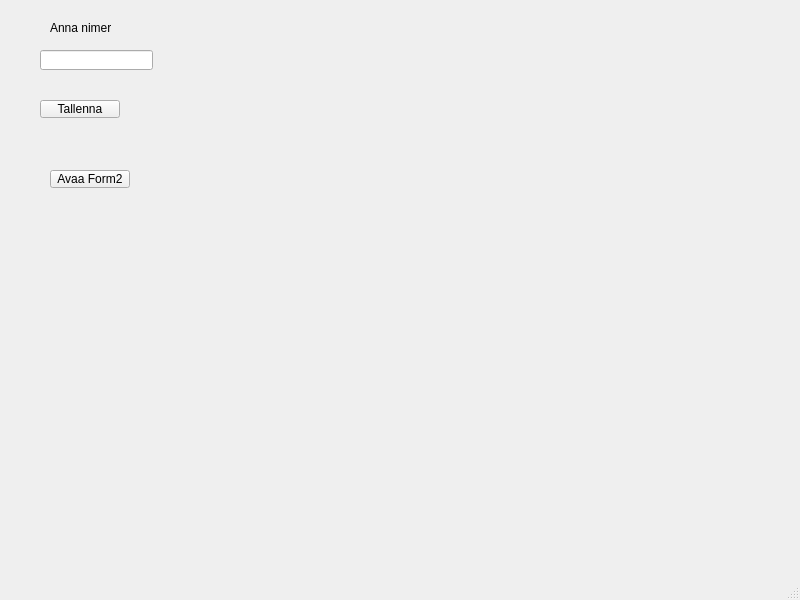
<?xml version="1.0" encoding="UTF-8"?>
<ui version="4.0">
 <class>MainWindow</class>
 <widget class="QMainWindow" name="MainWindow">
  <property name="geometry">
   <rect>
    <x>0</x>
    <y>0</y>
    <width>800</width>
    <height>600</height>
   </rect>
  </property>
  <property name="windowTitle">
   <string>MainWindow</string>
  </property>
  <widget class="QWidget" name="centralwidget">
   <widget class="QLabel" name="label">
    <property name="geometry">
     <rect>
      <x>50</x>
      <y>20</y>
      <width>61</width>
      <height>16</height>
     </rect>
    </property>
    <property name="text">
     <string>Anna nimersi</string>
    </property>
   </widget>
   <widget class="QLabel" name="labelResult">
    <property name="geometry">
     <rect>
      <x>50</x>
      <y>130</y>
      <width>81</width>
      <height>31</height>
     </rect>
    </property>
    <property name="text">
     <string/>
    </property>
   </widget>
   <widget class="QPushButton" name="BtnSave">
    <property name="geometry">
     <rect>
      <x>40</x>
      <y>100</y>
      <width>80</width>
      <height>18</height>
     </rect>
    </property>
    <property name="text">
     <string>Tallenna</string>
    </property>
   </widget>
   <widget class="QLineEdit" name="textFname">
    <property name="geometry">
     <rect>
      <x>40</x>
      <y>50</y>
      <width>113</width>
      <height>20</height>
     </rect>
    </property>
   </widget>
   <widget class="QPushButton" name="BtnOpen_Form2">
    <property name="geometry">
     <rect>
      <x>50</x>
      <y>170</y>
      <width>80</width>
      <height>18</height>
     </rect>
    </property>
    <property name="text">
     <string>Avaa Form2</string>
    </property>
   </widget>
  </widget>
  <widget class="QMenuBar" name="menubar">
   <property name="geometry">
    <rect>
     <x>0</x>
     <y>0</y>
     <width>800</width>
     <height>17</height>
    </rect>
   </property>
  </widget>
  <widget class="QStatusBar" name="statusbar"/>
 </widget>
 <resources/>
 <connections/>
</ui>
